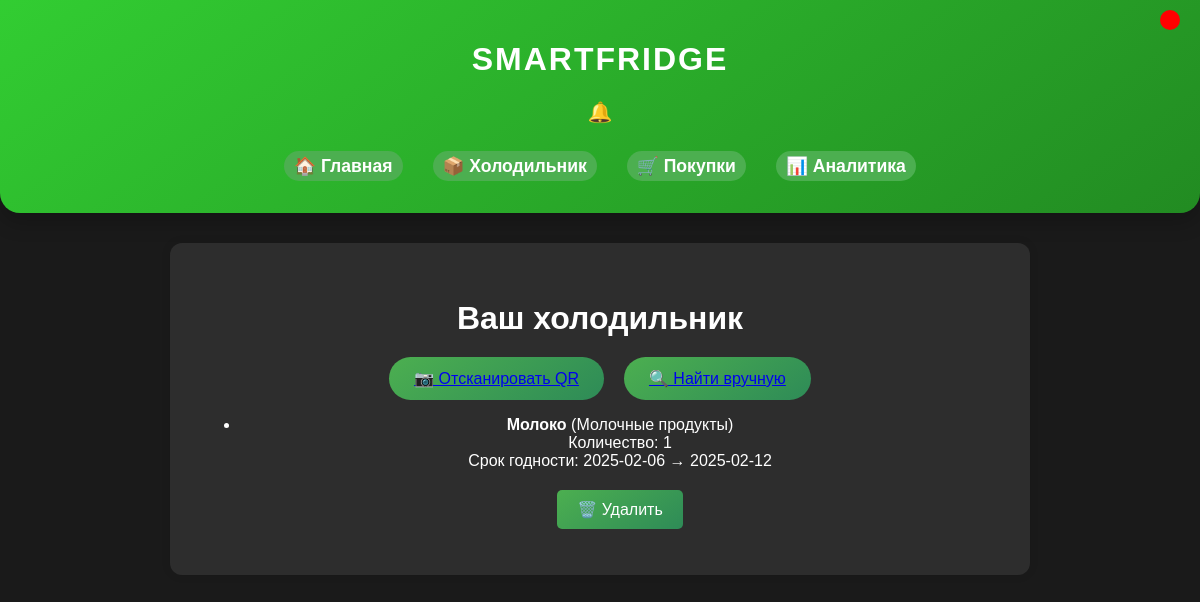
Before: /fridge (signed in) with the older database file.
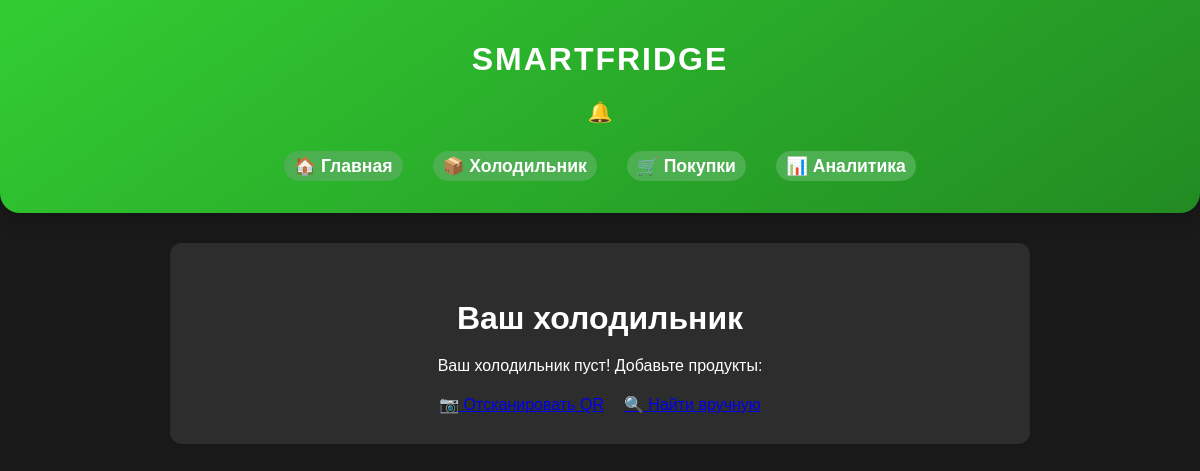
After: the same page with the newer database file.
### app/models.py (models this page shows, shortened)
class Fridge(db.Model):
    id = db.Column(db.Integer, primary_key=True)
    user_id = db.Column(db.Integer, db.ForeignKey('user.id'), nullable=False)
    product_id = db.Column(db.Integer, db.ForeignKey('product.id'), nullable=False)
    count = db.Column(db.Integer, default=1)
    create_from = db.Column(db.Date, nullable=False)
    create_until = db.Column(db.Date, nullable=False)
    user = db.relationship('User', backref=db.backref('fridge', lazy=True))
    product = db.relationship('Product', backref=db.backref('fridge', lazy=True))

class Product(db.Model):
    id: Mapped[int] = mapped_column(sa.Integer, primary_key=True, autoincrement=True)
    name: Mapped[str] = mapped_column(sa.String(100), nullable=False)
    product_type: Mapped[str] = mapped_column(sa.String(50), nullable=False)
    quantity: Mapped[float] = mapped_column(sa.Float, nullable=False)
    unit: Mapped[str] = mapped_column(sa.String(20), nullable=False)  # кг, шт, л и т. д.
    nutrition_info: Mapped[str] = mapped_column(sa.Text, nullable=True)
    allergens: Mapped[bool] = mapped_column(sa.Boolean, default=False)

### app/fridge.py (the view)
@app.route('/fridge')
@login_required
def fridge():
    fridge_items = db.session.query(Fridge, Product).join(Product).filter(Fridge.user_id == current_user.id).all()
    current_date = date.today()
    two_days_before_expiry = current_date + timedelta(days=2)
    return render_template(
        'fridge.html',
        fridge_items=fridge_items,
        current_date=current_date,
        two_days_before_expiry=two_days_before_expiry
    )

### app/models.py (called while the page is built)
@login.user_loader
def load_user(id):
  return db.session.get(User, int(id))

### app/templates/fridge.html (shortened to what this page needs)
{% extends "base.html" %}
{% block content %}
    <h2>Ваш холодильник</h2>
    {% if fridge_items %}
        <div class="actions">
            <button><a href="{{ url_for('scan_qr') }}" class="button">📷 Отсканировать QR</a></button>
            <button><a href="{{ url_for('find_product') }}" class="button">🔍 Найти вручную</a></button>
        </div>
        <ul class="fridge-list">
            {% for fridge, product in fridge_items %}
                <li data-product-id="{{ fridge.product_id }}">
                    <div class="status-indicator
                        {% if fridge.create_until < current_date %} expired
                        {% elif fridge.create_until <= two_days_before_expiry %} warning
                        {% else %} normal {% endif %}">
                    </div>
                    <div class="product-info">
                        <strong>{{ product.name }}</strong> ({{ product.product_type }})<br>
                        Количество: {{ fridge.count }}<br>
                        Срок годности: {{ fridge.create_from }} → {{ fridge.create_until }}
                    </div>
                    <button class="delete-btn">🗑️ Удалить</button>
                </li>
            {% endfor %}
        </ul>
    {% else %}
        <p>Ваш холодильник пуст! Добавьте продукты:</p>
        <div class="actions">
            <a href="{{ url_for('scan_qr') }}" class="btn">📷 Отсканировать QR</a>
            <a href="{{ url_for('find_product') }}" class="btn">🔍 Найти вручную</a>
        </div>
    {% endif %}
{% endblock %}

Changed rows visible on the page:
removed Fridge: name "Молоко", product_type "Молочные продукты", count "1", create_from "2025-02-06", create_until "2025-02-12"
Other visible differences:
text now shown: "Ваш холодильник пуст! Добавьте продукты:"
